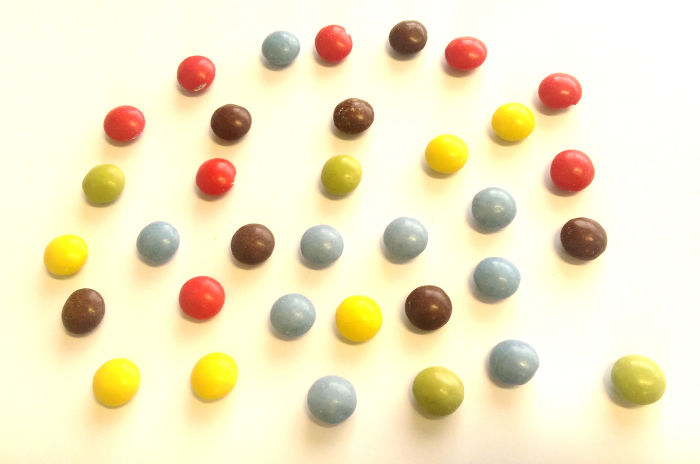
#> input picture assignment1/images/candy.jpg, 700 x 464 px, given in place of mask.png, which was not available
$ python 03_morphological_operations.py
#> lines starting #> are read from the running program, lines starting #| are printed output that depends on the picture; after the words box and inside, x2 and y2 are one past the last pixel; in counts of white or black regions, pixels touching at a corner belong together; pictures that were not available may be replaced by others from this repository, and a replacement may not be noted
#!/usr/bin/env python
# coding: utf-8

# In[18]:


import numpy as np
import cv2
from matplotlib import pyplot as plt


# ### A) experiments with morph. operations

# In[19]:


I = cv2.imread("images/mask.png")
#> I is the input picture: shape (464, 700, 3); mean B, G, R 199.4, 232.7, 242.4
I = cv2.cvtColor(I, cv2.COLOR_BGR2RGB)

n = 5
m = 5
SE_1 = np.ones((n,n), np.uint8)
SE_2 = np.ones((m,m), np.uint8)

#close-open
I_dilated2 = cv2.dilate(I, SE_2)
I_eroded2 = cv2.erode(I_dilated2, SE_1)
I_eroded = cv2.erode(I_eroded2, SE_1)
I_dilated = cv2.dilate(I_eroded, SE_2)

#open-close
I_eroded3 = cv2.erode(I, SE_1)
I_dilated3 = cv2.dilate(I_eroded3, SE_2)
I_dilated4 = cv2.dilate(I_dilated3, SE_2)
I_eroded4 = cv2.erode(I_dilated4, SE_1)

plt.subplot(2, 2, 1)
plt.imshow(I, cmap='gray')
plt.subplot(2, 2, 2)
plt.imshow(I_dilated, cmap='gray')
plt.subplot(2, 2, 3)
plt.imshow(I_eroded4, cmap='gray')
plt.show()


# **Question:** Based on the results, which order of erosion and dilation operations produces opening and which closing?
#
# If I close two elements, I create one big, so at first I have to joint with dilatation and then return back with erosion
#
# If I open two elements, I separete them, so at first I have to separete with erosion and them return back with dilation

# ### B) clean the bird image

# In[20]:


I = cv2.imread('images/bird.jpg')
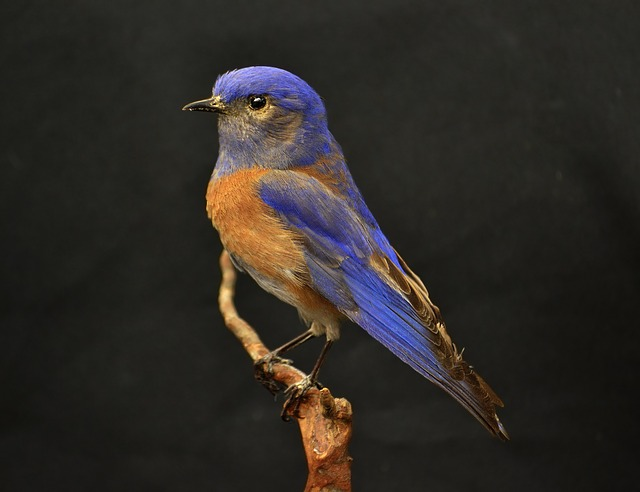
#> input picture assignment1/images/bird.jpg, 640 x 492 px
#> I is the input picture: shape (492, 640, 3); mean B, G, R 37.6, 42.1, 46.1
I = cv2.cvtColor(I, cv2.COLOR_BGR2RGB)
gray_I = cv2.cvtColor(I,cv2.COLOR_RGB2GRAY)

#TODO through Otsu
treshold = 60
mask = np.ndarray((I.shape[0], I.shape[1], 1))
mask[:,:,0] = np.where(gray_I<treshold, 0, 1)
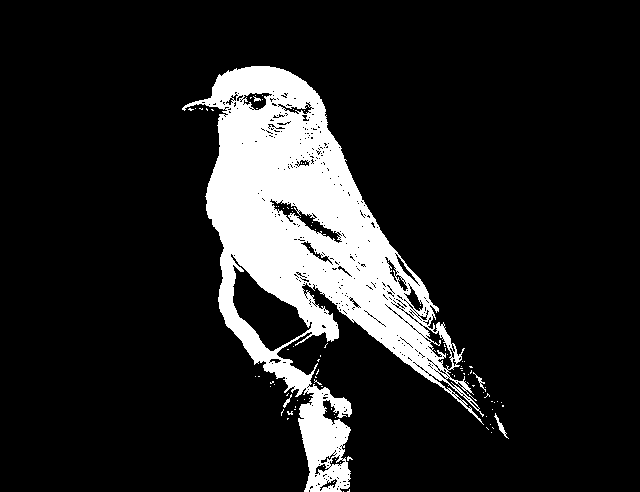
#> mask: shape (492, 640, 1) float64; values 0 (black) and 1 (white), 13.6% white; 96 white regions (91 under 20 px), largest, box (x1, y1, x2, y2) and area: (182, 66, 484, 492) 42375, (494, 413, 509, 439) 80, (473, 372, 486, 392) 48, (283, 394, 292, 408) 35, (253, 96, 261, 102) 22
if False: #Otsu is worse
    treshold, mask = cv2.threshold(gray_I, 0, 255, cv2.THRESH_BINARY + cv2.THRESH_OTSU)
    print(treshold)

# some morphologics
n = 14
kernel = cv2.getStructuringElement(cv2.MORPH_ELLIPSE, (n,n))
closing = cv2.morphologyEx(mask, cv2.MORPH_CLOSE, kernel)
#> closing: shape (492, 640) float64; values 0 (black) and 1 (white), 16% white; 1 white region, box (x1, y1, x2, y2) and area: (183, 67, 509, 492) 50394

plt.imshow(closing, cmap='gray')
plt.show()


# ### C) immask

# In[26]:


def immask(src, mask):
    output = cv2.bitwise_and(src, src, mask=mask)
    plt.imshow(output)
    plt.show()


# ### D) eagle mask

# In[27]:


I = cv2.imread('images/eagle.jpg')
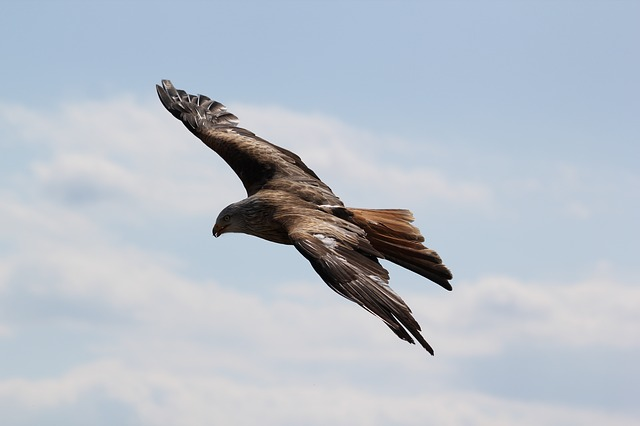
#> input picture assignment1/images/eagle.jpg, 640 x 426 px
#> I is the input picture: shape (426, 640, 3); mean B, G, R 201.2, 190.7, 182.9
I = cv2.cvtColor(I, cv2.COLOR_BGR2RGB)
gray_I = cv2.cvtColor(I,cv2.COLOR_RGB2GRAY)
#> gray_I: shape (426, 640)

threshold, I_otsu = cv2.threshold(gray_I, 0, 255, cv2.THRESH_BINARY + cv2.THRESH_OTSU)
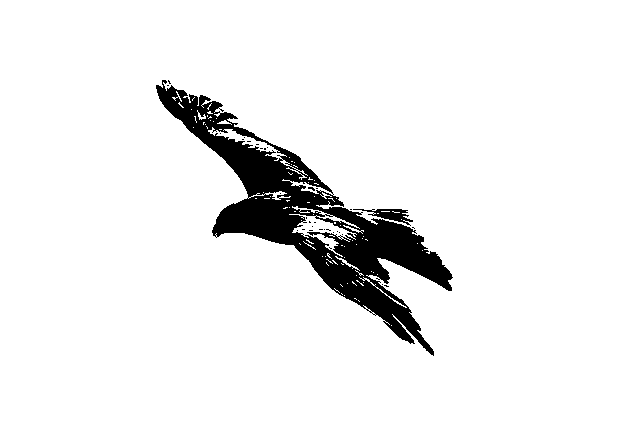
#> I_otsu: shape (426, 640); 93.1% white; 34 black regions (32 under 20 px), largest, box (x1, y1, x2, y2) and area: (156, 80, 453, 356) 18379, (353, 209, 413, 226) 370
#> threshold = 125

n = 10
kernel = cv2.getStructuringElement(cv2.MORPH_ELLIPSE, (n,n))
mask = cv2.morphologyEx(I_otsu, cv2.MORPH_OPEN, kernel)
#> mask: shape (426, 640); 91.8% white; 1 black region, box (x1, y1, x2, y2) and area: (157, 81, 453, 356) 22272
mask = cv2.bitwise_not(mask)

print(f'otsu threshold is: {threshold}')
#| otsu threshold is: 125.0
immask(I,mask)


# ### E) show only small coins

# In[32]:


# load picture
I = cv2.imread('images/coins.jpg')
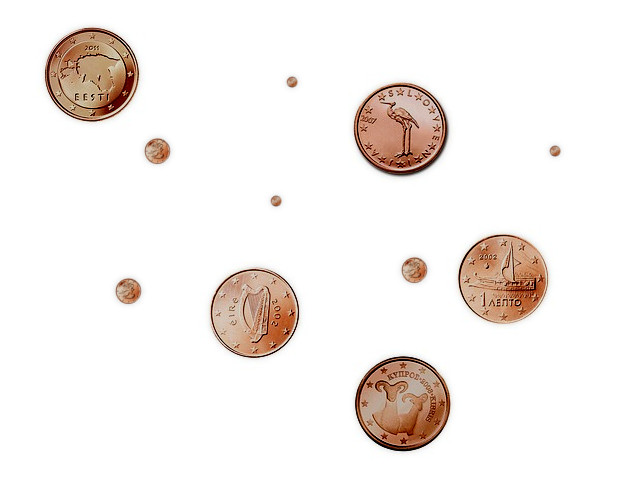
#> input picture assignment1/images/coins.jpg, 640 x 494 px
#> I is the input picture: shape (494, 640, 3); mean B, G, R 237, 240, 245.2
I = cv2.cvtColor(I, cv2.COLOR_BGR2RGB)
gray_I = cv2.cvtColor(I,cv2.COLOR_RGB2GRAY)
#> gray_I: shape (494, 640)

# create mask
threshold, I_otsu = cv2.threshold(gray_I, 0, 255, cv2.THRESH_BINARY + cv2.THRESH_OTSU)
#> I_otsu: shape (494, 640); 89.7% white; 50 black regions (38 under 20 px), largest, box (x1, y1, x2, y2) and area: (355, 356, 451, 452) 7127, (45, 27, 139, 122) 6500, (354, 83, 449, 177) 6135
#> threshold = 192

# do morphologics
n = 10
kernel = cv2.getStructuringElement(cv2.MORPH_ELLIPSE, (n,n))
mask = cv2.morphologyEx(I_otsu, cv2.MORPH_OPEN, kernel)
#> mask: shape (494, 640); 88.8% white; 11 black regions, largest, box (x1, y1, x2, y2) and area: (356, 357, 452, 452) 7155, (355, 84, 450, 178) 6998, (46, 28, 140, 123) 6964
mask = cv2.bitwise_not(mask)

# separate components
num_labels, labels, stats, _ = cv2.connectedComponentsWithStats(mask, 8)
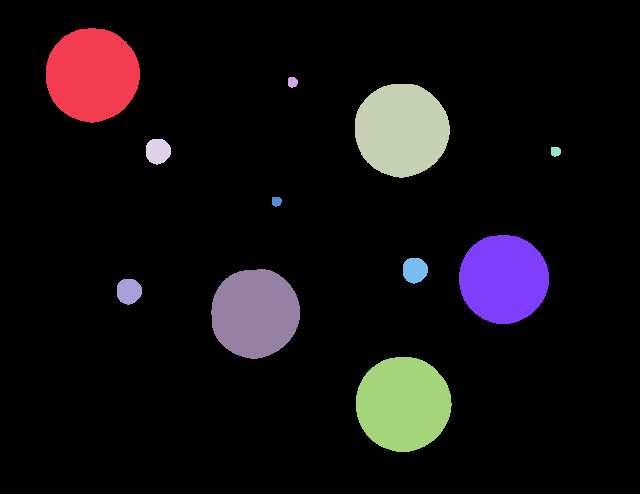
#> labels: shape (494, 640) int32; 12 distinct labels, from 0 to 11; one colour per label, 0 black
#> num_labels = 12; stats = [[0, 0, 640, 494, 280602], [46, 28, 94, 95, 6964], [288, 77, 10, 11, 90], [355, 84, 95, 94, 6998], [146, 139, 25, 26, 519], [551, 147, 10, 10, 85], [272, 197, 10, 10, 84], [459, 235, 90, 89, 6319], [403, 258, 25, 26, 518], [211, 269, 89, 90, 6305], [117, 279, 25, 26, 521], [356, 357, 96, 95, 7155]]

#select small coins labels
size_treshold = 700
small_coins = []
for label in range(1, num_labels):
    if stats[label][cv2.CC_STAT_AREA] < size_treshold:
        small_coins.append(label)
#> after the loop, small_coins = [2, 4, 5, 6, 8, 10]

#create mask
small_coins_mask = np.isin(labels, small_coins).astype(np.uint8)
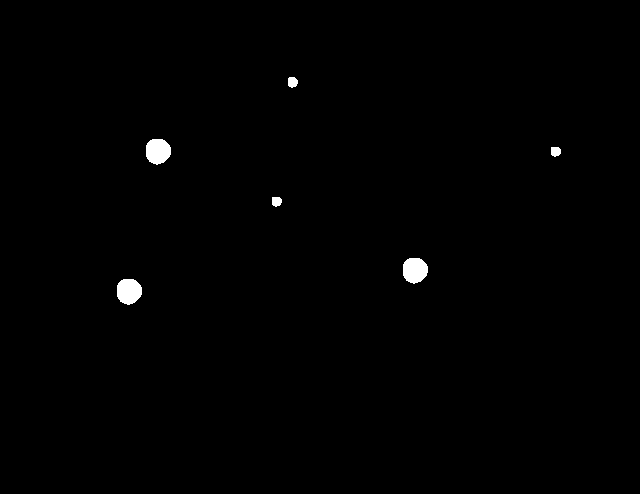
#> small_coins_mask: shape (494, 640); values 0 (black) and 1 (white), 0.57% white; 6 white regions, box (x1, y1, x2, y2) and area: (117, 279, 142, 305) 521, (146, 139, 171, 165) 519, (403, 258, 428, 284) 518, (288, 77, 298, 88) 90, (551, 147, 561, 157) 85, (272, 197, 282, 207) 84

immask(I,small_coins_mask)
